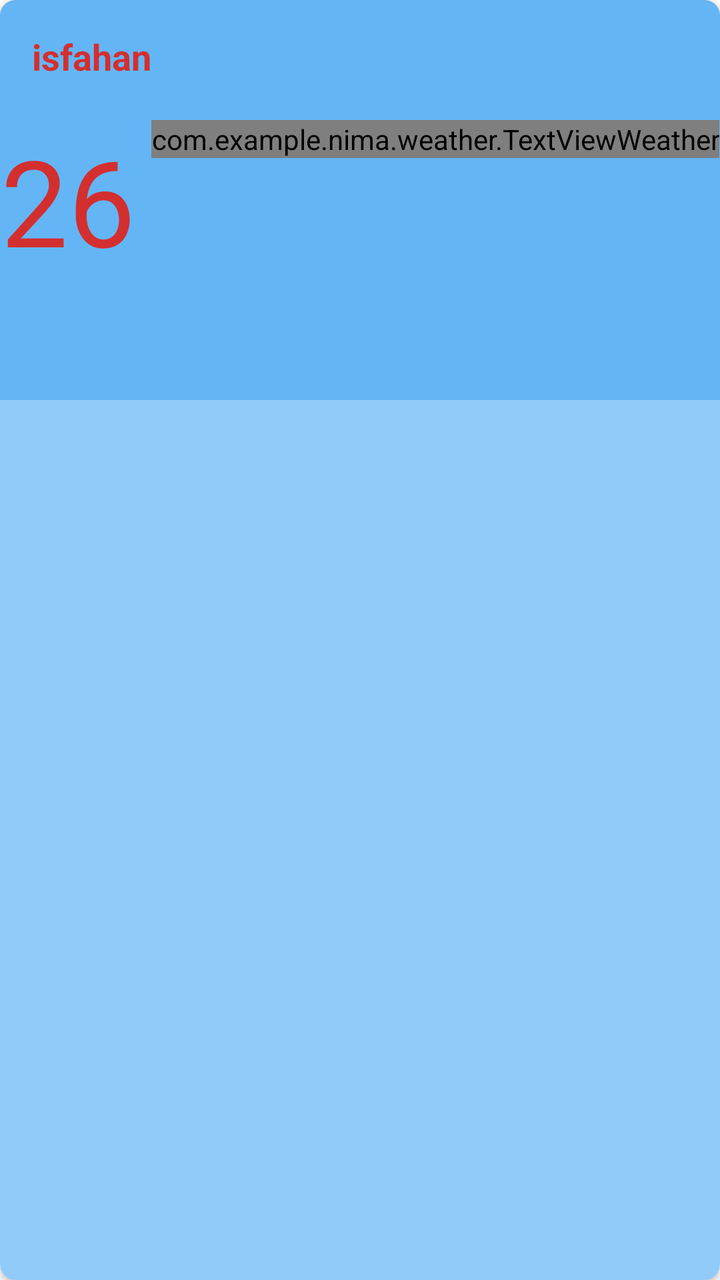
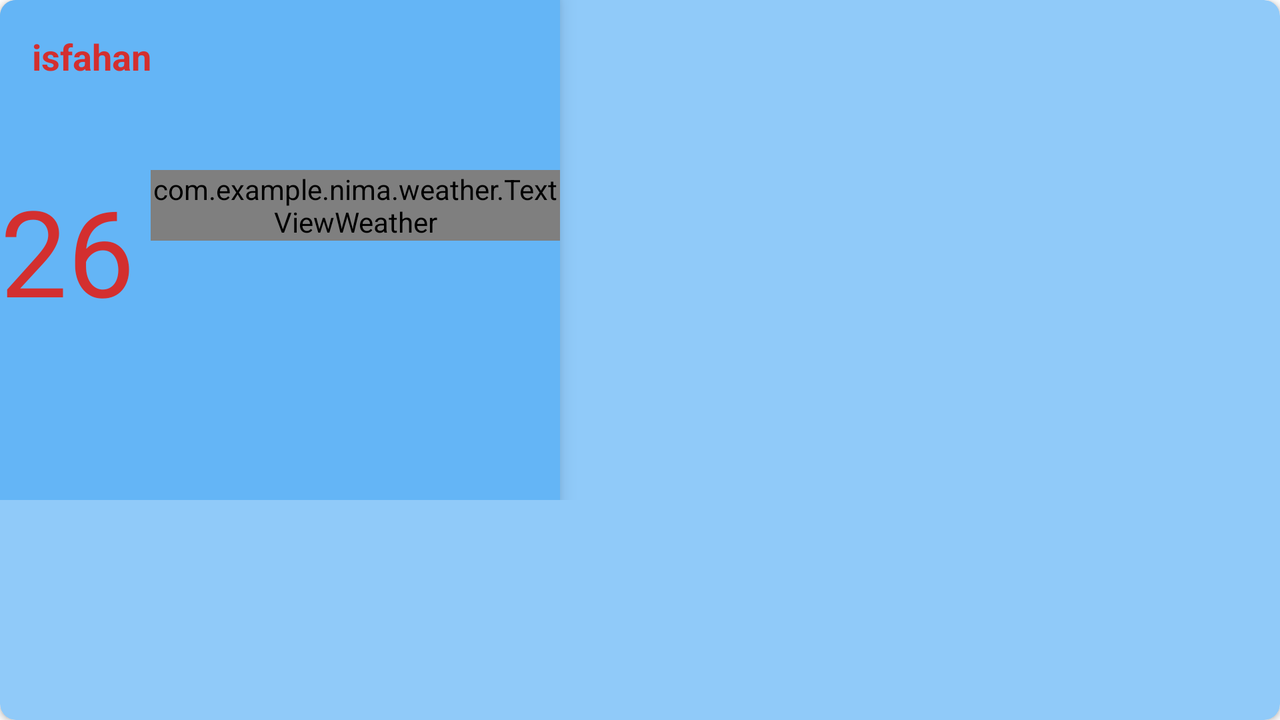

Compare how this app lays out the same screen by default and in its alternative resource folder. The renders come first, then the two layout files and the values they reference.
<!-- AndroidManifest.xml: application theme AppTheme -->
<!-- res/layout/weather_card.xml -->
<?xml version="1.0" encoding="utf-8"?>
<androidx.cardview.widget.CardView xmlns:android="http://schemas.android.com/apk/res/android"
    android:layout_width="match_parent"
    android:layout_height="wrap_content"
    xmlns:app="http://schemas.android.com/apk/res-auto"
    android:elevation="10dp"
    app:cardCornerRadius="8dp"
    android:layout_margin="16dp"
    android:backgroundTint="@color/fragmentcolors"
    >

    <RelativeLayout
        android:layout_width="match_parent"
        android:layout_height="wrap_content"
        >

        <RelativeLayout
            android:layout_width="match_parent"
            android:layout_height="200dp"
            android:id="@+id/relative_1"
            android:background="@color/fragmentcolorsDark"
            android:elevation="6dp">

            <TextView
                android:id="@+id/city"
                android:layout_width="wrap_content"
                android:layout_height="wrap_content"
                android:layout_alignParentLeft="true"
                android:layout_alignParentTop="true"
                android:layout_margin="16sp"
                android:textStyle="bold"
                android:text="isfahan"
                android:textColor="@color/colorPrimaryDark"
                android:textSize="18sp" />

            <LinearLayout
                android:layout_width="wrap_content"
                android:layout_height="wrap_content"
                android:orientation="horizontal"
                android:layout_centerInParent="true">

                <TextView
                    android:id="@+id/temp"
                    android:layout_width="wrap_content"
                    android:layout_height="wrap_content"
                    android:layout_marginRight="8dp"
                    android:textColor="@color/colorPrimaryDark"
                    android:text="26"
                    android:textSize="60sp"
                    />

                <com.example.nima.weather.TextViewWeather
                    android:id="@+id/weather_icon"
                    android:layout_width="wrap_content"
                    android:layout_height="wrap_content"
                    android:textColor="@color/iconcolorsDark"
                    android:textSize="70sp" />

            </LinearLayout>

            <TextView
                android:id="@+id/details"
                android:layout_width="match_parent"
                android:layout_height="wrap_content"
                android:layout_alignParentBottom="true"
                android:layout_margin="8dp"
                android:paddingLeft="30dp"
                android:paddingRight="30dp"
                android:gravity="center"
                android:textSize="24sp"
                android:textColor="@color/colorPrimaryDark"
                />

        </RelativeLayout>

        <androidx.recyclerview.widget.RecyclerView
            android:layout_width="match_parent"
            android:layout_height="wrap_content"
            android:id="@+id/rv_forecast"
            android:layout_below="@+id/relative_1"/>

    </RelativeLayout>


</androidx.cardview.widget.CardView>
<!-- resources referenced by this layout -->
<resources>
  <color name="colorPrimaryDark">#d32f2f</color>
  <color name="fragmentcolors">#90caf9</color>
  <color name="fragmentcolorsDark">#64b5f6</color>
  <color name="iconcolorsDark">#1976d2</color>
</resources>
<!-- res/layout-land/weather_card.xml (the author's variant of the layout above) -->
<!-- drawn on the phone turned sideways -->
<?xml version="1.0" encoding="utf-8"?>
<androidx.cardview.widget.CardView xmlns:android="http://schemas.android.com/apk/res/android"
    android:layout_width="match_parent"
    android:layout_height="wrap_content"
    xmlns:app="http://schemas.android.com/apk/res-auto"
    android:elevation="10dp"
    app:cardCornerRadius="8dp"
    android:layout_margin="16dp"
    android:backgroundTint="@color/fragmentcolors"
    >

    <RelativeLayout
        android:layout_width="match_parent"
        android:layout_height="wrap_content"
        >

        <RelativeLayout
            android:layout_width="280dp"
            android:layout_height="250dp"
            android:id="@+id/relative_1"
            android:background="@color/fragmentcolorsDark"
            android:elevation="6dp">

            <TextView
                android:id="@+id/city"
                android:layout_width="wrap_content"
                android:layout_height="wrap_content"
                android:layout_alignParentLeft="true"
                android:layout_alignParentTop="true"
                android:layout_margin="16sp"
                android:textStyle="bold"
                android:text="isfahan"
                android:textColor="@color/colorPrimaryDark"
                android:textSize="18sp" />

            <LinearLayout
                android:layout_width="wrap_content"
                android:layout_height="wrap_content"
                android:orientation="horizontal"
                android:layout_centerInParent="true">

                <TextView
                    android:id="@+id/temp"
                    android:layout_width="wrap_content"
                    android:layout_height="wrap_content"
                    android:layout_marginRight="8dp"
                    android:textColor="@color/colorPrimaryDark"
                    android:text="26"
                    android:textSize="60sp"
                    />

                <com.example.nima.weather.TextViewWeather
                    android:id="@+id/weather_icon"
                    android:layout_width="wrap_content"
                    android:layout_height="wrap_content"
                    android:textColor="@color/iconcolorsDark"
                    android:textSize="70sp" />

            </LinearLayout>

            <TextView
                android:id="@+id/details"
                android:layout_width="match_parent"
                android:layout_height="wrap_content"
                android:layout_alignParentBottom="true"
                android:layout_margin="8dp"
                android:paddingLeft="30dp"
                android:paddingRight="30dp"
                android:gravity="center"
                android:textSize="24sp"
                android:textColor="@color/colorPrimaryDark"
                />

        </RelativeLayout>

        <androidx.recyclerview.widget.RecyclerView
            android:layout_width="match_parent"
            android:layout_height="wrap_content"
            android:layout_centerVertical="true"
            android:id="@+id/rv_forecast"
            android:layout_toRightOf="@+id/relative_1"/>

    </RelativeLayout>


</androidx.cardview.widget.CardView>
